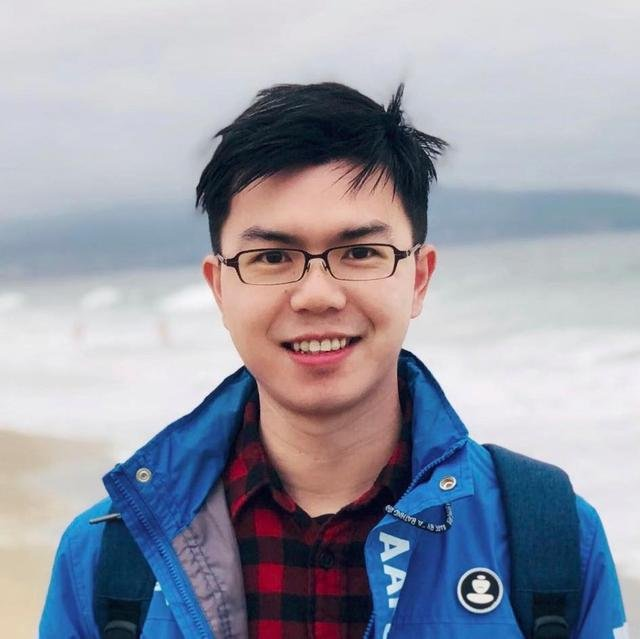
%> input picture hui.jpg, 640 x 639 px
$ octave Chap1_Bai3_square_patch.m   (GNU Octave 9; MATLAB toolbox functions it lacks are replaced by stand-ins)
%> lines starting %> are read from the running program, lines starting %| are printed output that depends on the picture
clearvars; close; clc;

img = imread('hui.jpg');
%> img is the input picture: size 639x640x3 uint8; mean R, G, B 152.6, 155, 168.2

figure; imshow(img); title('Origin');

diameter = 20;
rad = ceil(diameter / 2);
[col, row, ~] = size(img);
%> col = 639; row = 640

ax = randi([0,row],1,1);
ay = randi([0,col],1,1);

bx = col - ax;
%> bx = 98
by = row - ay;
%> by = 371

new_img = uint8(zeros(row+diameter, col+diameter,3));
new_img(rad+1:col+rad,rad+1:row+rad,:) = img(1:end,1:end,:);
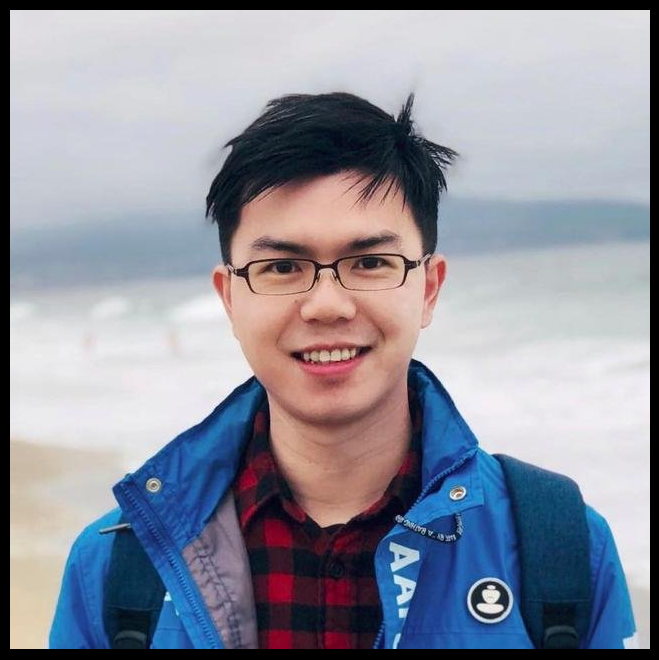
%> new_img: size 660x659x3 uint8; mean R, G, B 143.5, 145.8, 158.1

temp1 = new_img(ax-rad:ax+rad, ay-rad:ay+rad, :);
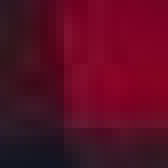
%> temp1: size 21x21x3 uint8 (shown 8 times larger); mean R, G, B 88.6, 12.5, 35.8
new_img(ax-rad:ax+rad, ay-rad:ay+rad,:) = new_img(bx-rad:bx+rad, by-rad:by+rad,:);
new_img(bx-rad:bx+rad, by-rad:by+rad,:) = temp1;
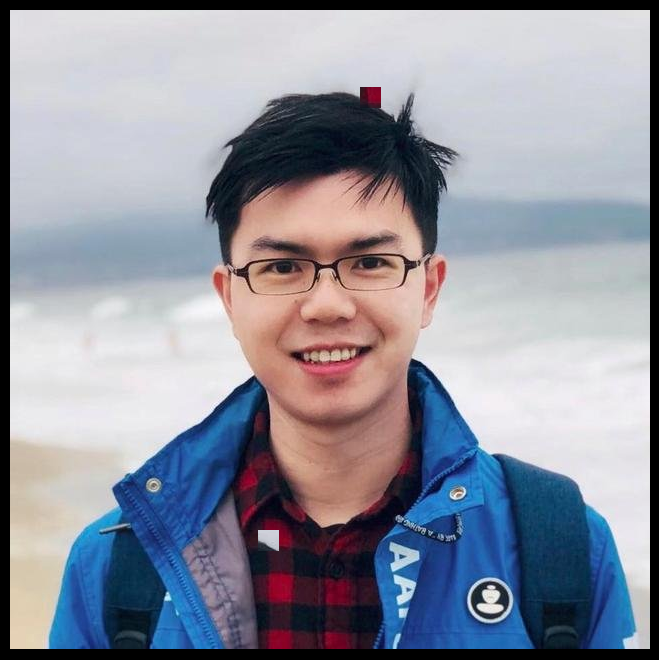
%> new_img: size 660x659x3 uint8; mean R, G, B 143.5, 145.8, 158.1; mean of the top-left, top-right, bottom-left and bottom-right quarters 169.6, 169.1, 130.9, 126.9

img = new_img(rad+1:col+rad,rad+1:row+rad,:);

figure; imshow(img); title('Swapped');

$ run again, with a2.jpg copied over hui.jpg
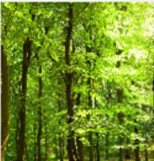
%> input picture a2.jpg, 154 x 161 px
%> img is the input picture: size 161x154x3 uint8; mean R, G, B 112.4, 139, 36.3
%> `new_img(bx-rad:bx+rad, by-rad:by+rad,:) = temp1;`:
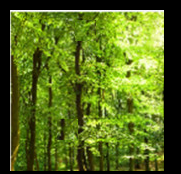
%> new_img: size 174x181x3 uint8; mean R, G, B 88.5, 109.4, 28.6; mean of the top-left, top-right, bottom-left and bottom-right quarters 68.1, 103, 55.3, 75.3
%> `img = new_img(rad+1:col+rad,rad+1:row+rad,:);`:
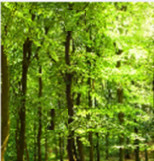
%> img: size 161x154x3 uint8; mean R, G, B 112.4, 139, 36.3; mean of the top-left, top-right, bottom-left and bottom-right quarters 85.5, 140.4, 63.9, 94.1
